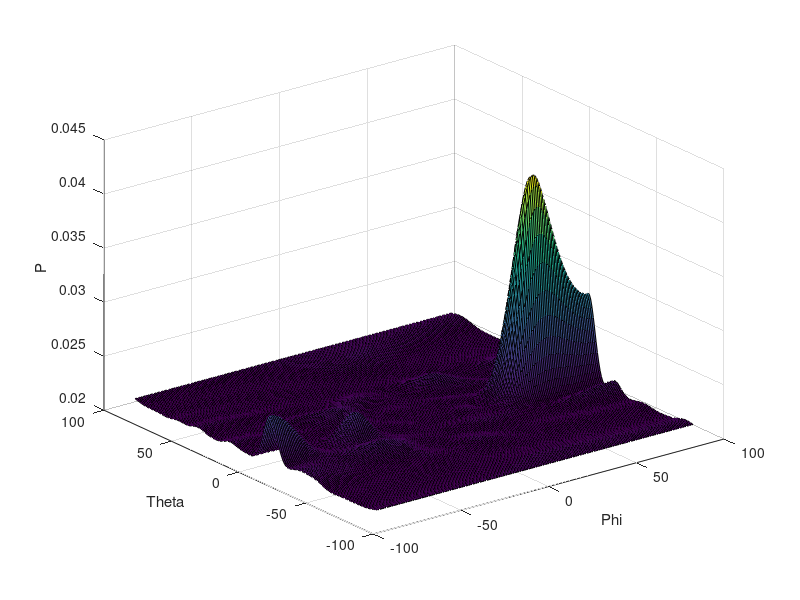

Source code (MATLAB): (Note: this script raises an error after producing the figure.)
clear all; clc;

%Planar antenna on zx-plane for several incident waves
%Good

f = 25; %frequency in GHz
%t = 0:0.25:1; %time sampling in ns
%A = 1 ; %amplitude in m

c = 3e8 ; %speed of light in m/s

Pos_x = 0:1:5; %position of elements of antenna array
Pos_z = 0:1:7; %position of elements of antenna array

omega = 2*pi*f;
lambda = c/(f*10^9); %wavelength in m

Delta = lambda/2; %distance between 2 elements in m

s = [10];
SNR = db2pow(-20);

theta_DOA = [-10];
phi_DOA = [58];

%{
for i = 1:length(Pos_x)
    for j = 1:length(Pos_z)
        A(i,j) = exp(-2*pi*1j/lambda*Delta*(Pos_x(i)*cos(deg2rad(theta_DOA)) + Pos_z(j)*sin(deg2rad(theta_DOA))*cos(deg2rad(phi_DOA))));
    end
end
%}

for i = 1:length(theta_DOA)
    mu_DOA(:,i) = -2*pi/lambda*Delta*sin(deg2rad(theta_DOA(i)))*Pos_z';
    a_mu_DOA(:,i) = exp(1j*mu_DOA(:,i));
    
    nu_DOA(:,i) = -2*pi/lambda*Delta*cos(deg2rad(theta_DOA(i)))*sin(deg2rad(phi_DOA(i)))*Pos_x';
    a_nu_DOA(:,i) = exp(1j*nu_DOA(:,i)); 
end

A = reshape(a_mu_DOA*transpose(a_nu_DOA),[],1);

x = awgn(A*s, SNR, 'measured');

R = x*x';

[V,D] = eig(R);

q = diag(D);

%[B,I] = mink(q, length(Pos) - length(theta_DOA));

V(:,length(x)-length(theta_DOA)+1:length(x)) = [];
V = fliplr(V);


for i = 1:181
    theta(i) = -pi/2 + (i-1)*pi/180;
    theta_plot(i) = rad2deg(theta(i));
     
    for j = 1:181
        phi(j) = -pi/2 + (j-1)*pi/180;
        phi_plot(j) = rad2deg(phi(j));
        
        mu(:,i,j) = -2*pi/lambda*Delta*sin(theta(i))*Pos_z';
        a_mu(:,i,j) = exp(1j*mu(:,i,j));
        
        nu(:,i,j) = -2*pi/lambda*Delta*cos(theta(i))*sin(phi(j))*Pos_x';
        a_nu(:,i,j) = exp(1j*nu(:,i,j));
    end
end

for i = 1:181
    for j = 1:181
        %w(:,i,j) = reshape(mu(:,i,j)*transpose(nu(:,i,j)),[],1);
        
        a(:,i,j) = reshape(a_mu(:,i,j)*transpose(a_nu(:,i,j)),[],1);
        
        %R = y(:,i,j)*y(:,i,j)';
        
        %P(i,j) = w(:,i,j)'*R*w(:,i,j)/(length(Pos_x)*length(Pos_z));
        
        %P(i,j) = a(:,i,j)'*R*a(:,i,j)/(a(:,i,j)'*a(:,i,j));
        %P(i,j) = 1/(a(:,i,j)'*inv(R)*a(:,i,j));
        
        P(i,j) = 1/(a(:,i,j)'*V*V'*a(:,i,j));
    end
end


surf(phi_plot,theta_plot,abs(P));

%hold on
xlabel('Phi')
ylabel('Theta')
zlabel('P')

max_index = islocalmax(abs(P));

local_max_P = [];
for i = 1:181
    for j = 1:181
        if max_index(i,j) == 1
            local_max_P = [local_max_P; [abs(P(i,j)) i j]];
        end
    end
end

[max_P index] = maxk(local_max_P(:,1), length(theta_DOA));

theta_estimate = theta_plot(local_max_P(index,2))
phi_estimate = theta_plot(local_max_P(index,3))
